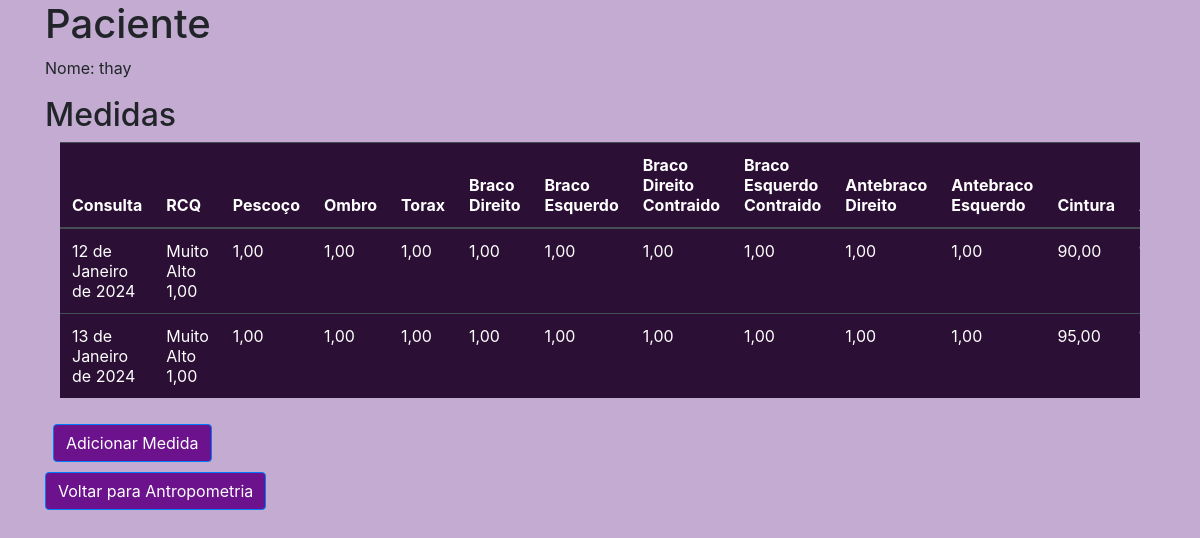
Page /circuferencias/3 on the committed database.
### plano/models.py (models this page shows, shortened)
class Base(models.Model):
    criado = models.DateField('Criação', auto_now_add=True)
    modificado = models.DateField('Atualização', auto_now=True)
    ativo = models.BooleanField('Ativo?', default=True )
    class Meta:
        abstract = True

class Paciente(Base):
    nome = models.CharField('nome', max_length=100)
    telefone = models.CharField('Telefone', max_length=20)
    email = models.EmailField('E-mail')
    nascimento = models.DateField('Data de Nascimento')
    genero = models.CharField('Genero', max_length=100)

class Circuferencias(Base):
    nome = models.ForeignKey(Paciente, on_delete=models.CASCADE)
    pescoco = models.DecimalField('Pescoço', max_digits=15, decimal_places=2)
    ombro = models.DecimalField('Ombro', max_digits=15, decimal_places=2)
    torax = models.DecimalField('Torax', max_digits=15, decimal_places=2)
    bracodireito = models.DecimalField('Braçodireito', max_digits=15, decimal_places=2)
    bracoesquerdo = models.DecimalField('Braçoesquerdo', max_digits=15, decimal_places=2)
    bracodireitocontraido = models.DecimalField('Braçodireitocontraido', max_digits=15, decimal_places=2)
    bracoesquerdocontraido = models.DecimalField('Braçoesquerdocontraido', max_digits=15, decimal_places=2)
    antebracodireito = models.DecimalField('Antebraçodireito', max_digits=15, decimal_places=2)
    antebracoesquerdo = models.DecimalField('Antebraçoesquerdo', max_digits=15, decimal_places=2)
    cintura = models.DecimalField('Cintura', max_digits=15, decimal_places=2)
    abdome = models.DecimalField('Abdome', max_digits=15, decimal_places=2)
    quadril = models.DecimalField('Quadril', max_digits=15, decimal_places=2)
    coxadistaldireita = models.DecimalField('Coxadistaldireita', max_digits=15, decimal_places=2)
    coxadistalesquerda = models.DecimalField('Coxadistalesquerda ', max_digits=15, decimal_places=2)
    coxamedialdireita = models.DecimalField('Coxamedialdireita', max_digits=15, decimal_places=2)
    coxamedialesquerda = models.DecimalField('Coxamedialesquerda', max_digits=15, decimal_places=2)
    coxaproximaldireita = models.DecimalField('Coxaproximaldireita', max_digits=15, decimal_places=2)
    coxaproximalesquerda = models.DecimalField('Coxaproximalesquerda', max_digits=15, decimal_places=2)
    panturrilhadireita = models.DecimalField('Panturrilhadireita', max_digits=15, decimal_places=2)
    panturrilhaesquerda = models.DecimalField('Panturrilhaesquerda', max_digits=15, decimal_places=2)
    classificacao = models.CharField('Classificação', max_length=20)
    rcq = models.DecimalField('Rcq', max_digits=15, decimal_places=2)

### plano/views.py (the view)
# urls.py: path('circuferencias/<int:pk>', circuferencias, name='circuferencias'),
def circuferencias(request, pk):
    paciente = Paciente.objects.get(id=pk)
    circuferencias = Circuferencias.objects.filter(nome=paciente)
    context = {
        'paciente': paciente,
        'circuferencias': circuferencias
    }
    return render(request, 'circuferencias.html', context)

### plano/templates/circuferencias.html (shortened to what this page needs)
{% load static %}
<html lang="pt-br">
<head>
    <link rel="stylesheet" href="https://maxcdn.bootstrapcdn.com/bootstrap/4.5.2/css/bootstrap.min.css">
    <link rel="stylesheet" href="{% static 'css/style.css' %}">
</head>
<body>
    <div class="container">
        <h1>Paciente</h1>
        <p>Nome: {{ paciente.nome }}</p>
        <h2>Medidas</h2>
        <div class="container">
            <div class="table-responsive">
                <table class="table table-dark">
                    <thead class="flex-column">
                        <tr>
                            <th scope="col">Consulta</th>
                            <th scope="col">RCQ</th>
                            <th scope="col">Pescoço</th>
                            <th scope="col">Ombro</th>
                            <th scope="col">Torax</th>
                            <th scope="col">Braco Direito</th>
                            <th scope="col">Braco Esquerdo</th>
                            <th scope="col">Braco Direito Contraido</th>
                            <th scope="col">Braco Esquerdo Contraido</th>
                            <th scope="col">Antebraco Direito</th>
                            <th scope="col">Antebraco Esquerdo</th>
                            <th scope="col">Cintura</th>
                            <th scope="col">Abdome</th>
                        </tr>
                    </thead>
                    <tbody>
                        {% for p in circuferencias %}
                            <tr>
                                <td scope="row">{{ p.criado  }}</td>
                                <td scope="row">{{ p.classificacao }} {{p.rcq}}</td>
                                <td scope="row">{{ p.pescoco  }}</td>
                                <td scope="row">{{ p.ombro }}</a></td>
                                <td scope="row">{{ p.torax  }}</td>
                                <td scope="row">{{ p.bracodireito  }}</td>
                                <td scope="row">{{ p.bracoesquerdo }}</td>
                                <td scope="row">{{ p.bracodireitocontraido }}</td>
                                <td scope="row">{{ p.bracoesquerdocontraido }}</td>
                                <td scope="row">{{ p.antebracodireito }}</td>
                                <td scope="row">{{ p.antebracoesquerdo }}</td>
                                <td scope="row">{{ p.cintura }}</td>
                                <td scope="row">{{ p.abdome }}</td>
                            </tr>
                        {% endfor %}
                    </tbody>
                </table>
            </div>
        </div>
        <div class="d-flex">
            <button type="button" class="btn btn-primary ml-2" data-toggle="modal" data-target="#modalMedida">Adicionar Medida</button>
        </div>
        <div class="d-flex">
            <a href="{% url 'antropometria' paciente.id %}" class="btn btn-primary">Voltar para Antropometria </a>
        </div>
    </div>
    {% include 'fazercircuferencia.html' %}
</body>
</html>

### plano/static/css/style.css (style rules this page uses)
body { background-color: #c3abd1 ; }
.btn { margin-top: 10px; background-color: #6c128d; color: white; }
.table { background-color: #2b0f34; }

### rows in the picture
Paciente: nome "thay"
Circuferencias: criado "12 de Janeiro de 2024", classificacao "Muito Alto", rcq "1,00", pescoco "1,00", ombro "1,00", torax "1,00", bracodireito "1,00", bracoesquerdo "1,00", bracodireitocontraido "1,00", bracoesquerdocontraido "1,00", antebracodireito "1,00", antebracoesquerdo "1,00", cintura "90,00"
Circuferencias: criado "13 de Janeiro de 2024", classificacao "Muito Alto", rcq "1,00", pescoco "1,00", ombro "1,00", torax "1,00", bracodireito "1,00", bracoesquerdo "1,00", bracodireitocontraido "1,00", bracoesquerdocontraido "1,00", antebracodireito "1,00", antebracoesquerdo "1,00", cintura "95,00"
